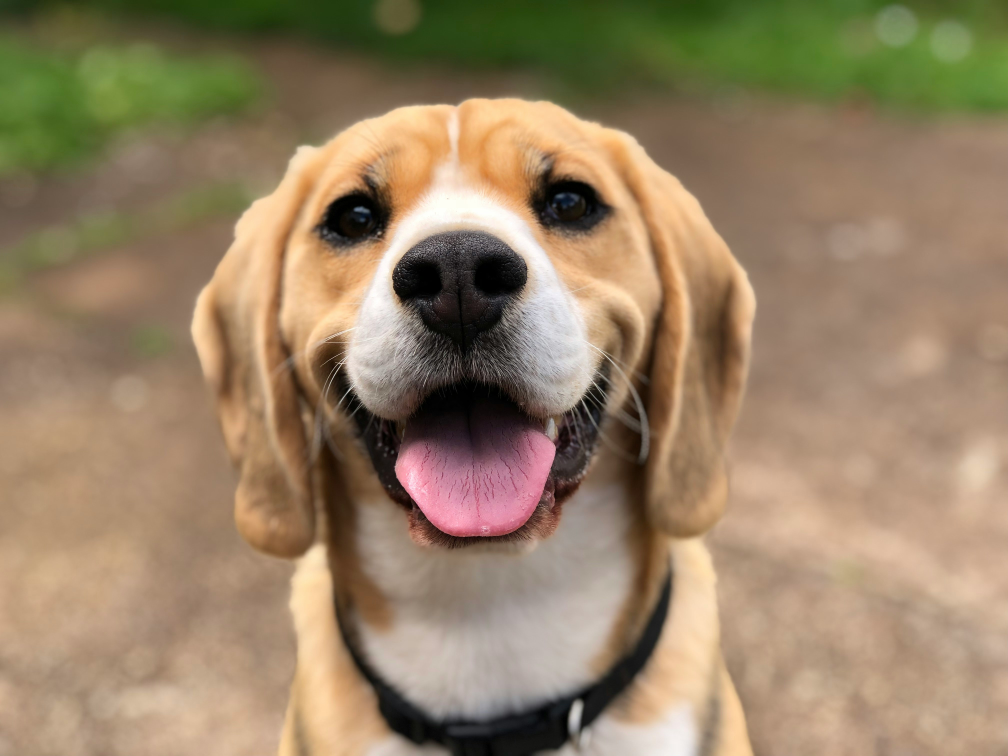
#> input picture dog.jpg, 4032 x 3024 px (shown at 1/4 size)
$ python banner-creator.py --image dog.jpg
#> lines starting #> are read from the running program, lines starting #| are printed output that depends on the picture
import pyfiglet
from PIL import Image
import shutil
import numpy as np
import argparse
import platform
import os

parser = argparse.ArgumentParser(description = "Banner Creator - A Python CLI tool that converts images and text into ASCII art and safely integrates them as Linux terminal startup banners (~/.bashrc).")

parser.add_argument("-t", "--title", type = str, metavar = "<text>", help = "The text string you want to use as a banner")

parser.add_argument("-i", "--image", type = str, metavar = "<file_path>", help = "File path to the image you want to use as a banner")

parser.add_argument("-g", "--gamma", type = float, metavar = "<float>", help = "Manually set the gamma value to adjust brightness. Use > 1.0 to darken (increase contrast) or < 1.0 to brighten. This overrides the auto-detection.")

parser.add_argument("-p", "--plain-text", type = str, metavar = "<file_path>", help = "File path to a plain_text text file used as a startup message for new terminal sessions")

parser.add_argument("-s", "--set-banner", action = "store_true", help = "Set the generated outputs as terminal banner")

parser.add_argument("-r", "--remove-banner", action = "store_true", help = "Remove the banner from terminal")

args = parser.parse_args()

outputs = []

if args.title:

    print()
    banner = pyfiglet.figlet_format(args.title)
    print(banner) # banner includes a line break at the end

    if args.set_banner:
        outputs.append("\n" + banner + "\n")

if args.image:

    img = Image.open(args.image)
#> img is the input picture: PIL image 4032x3024 RGB; mean R, G, B 150.9, 130.2, 101.7

    colums = shutil.get_terminal_size()[0] * 0.8
    rows = shutil.get_terminal_size()[1] * 0.8

    # print("Colums", colums)
    # print("Rows", rows)

    width, height = img.size
#> width = 4032; height = 3024
    width  = width * 2
#> width = 8064

    # print("Width : ", width)
    # print("Height : ", height)

    cut1 = colums / width
#> cut1 = 0.00794
    cut2 = rows / height
#> cut2 = 0.00635

    if cut1 <= cut2 and cut1 < 1:
        width = colums
        height *= cut1

    if cut2 < cut1 and cut2 < 1:
        height = rows
        width *= cut2
#> width = 51.2

    # print("Resized Width : ", width)
    # print("Resized Height : ", height)

    width = round(width)
#> width = 51
    height = round(height)

    img = img.resize((width, height), resample = Image.LANCZOS)
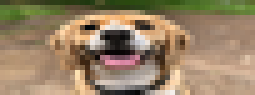
#> img: PIL image 51x19 RGB (shown 5 times larger); mean R, G, B 150.9, 130.2, 101.8
    img = img.convert("L")
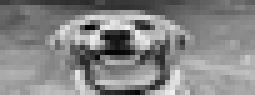
#> img: PIL image 51x19 L (shown 5 times larger); min 4, max 239, mean 133.2
    # img.show()

#> (the run stopped early here; a loop or call above may not have finished)
